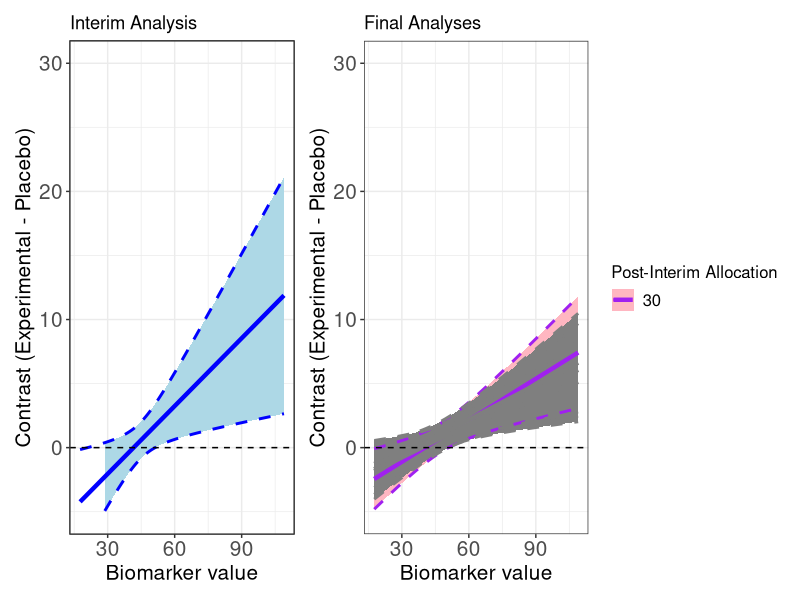

R code for this plot:
SimDataLogistic = function(N, b0, b1, b2, b3, trt, distribution){ 
  
  if(distribution=="gamma"){
    x = matrix(rgamma(N, shape=shape, rate=rate), N, 1)
    p = exp(b0 + b1*(trt) + b2*x*(trt) + b3*x) / (1 + exp(b0 + b1*(trt) + b2*x*(trt) + b3*x)) 
    y = rbinom(N, 1, p)
    mydata  = cbind.data.frame(x,y,p)
    names(mydata) = c("x","y", "p")
    return(list("data"=mydata))
  }
  
  if(distribution=="uniform"){
    x = matrix(runif(N, min = min, max = max), N, 1)
    p = exp(b0 + b1*(trt) + b2*x*(trt) + b3*x) / (1 + exp(b0 + b1*(trt) + b2*x*(trt) + b3*x)) 
    y = rbinom(N, 1, p)
    mydata  = cbind.data.frame(x,y,p)
    names(mydata) = c("x","y", "p")
    return(list("data"=mydata))
  }
}


N.exp = 40
#Number of patients on placebo arm 
N.pbo = 20

b0 <- -0.405
b1 <- -1.428
b2 <- 0.049
b3 <- 0

distribution <- 'gamma'

rate = 0.0827
shape = 650.5434*rate^2

myData.exp = SimDataLogistic(N.exp, b0=b0, b1=b1, b2=b2,b3=b3,trt=1, distribution = distribution)
myData.pbo = SimDataLogistic(N.pbo, b0=b0, b1=b1, b2=b2,b3=b3,trt=0, distribution = distribution)
data=cbind(rbind(myData.exp$data, myData.pbo$data), "trt"=c(rep(1, length(myData.exp$data$x)), rep(0, length(myData.pbo$data$x))))



#Number of patients on placebo arm 
N.pbo = 10
#Total number of patients
myData.pbo2 = SimDataLogistic(N.pbo, b0=b0, b1=b1, b2=b2,b3=b3,trt=0, distribution = distribution)
data2=cbind(rbind(rbind(myData.exp$data), rbind(myData.pbo$data,myData.pbo2$data)), "trt"=c(rep(1, length(myData.exp$data$x)), rep(0, length(myData.pbo2$data$x)+length(myData.pbo$data$x))))


#Number of patients on placebo arm 
N.pbo = 15
#Total number of patients
myData.pbo2 = SimDataLogistic(N.pbo, b0=b0, b1=b1, b2=b2,b3=b3,trt=0, distribution = distribution)
data3=cbind(rbind(rbind(myData.exp$data), rbind(myData.pbo$data,myData.pbo2$data)), "trt"=c(rep(1, length(myData.exp$data$x)), rep(0, length(myData.pbo2$data$x)+length(myData.pbo$data$x))))


#Number of patients on placebo arm 
N.pbo = 20
#Total number of patients
myData.pbo2 = SimDataLogistic(N.pbo, b0=b0, b1=b1, b2=b2,b3=b3,trt=0, distribution = distribution)
data4=cbind(rbind(rbind(myData.exp$data), rbind(myData.pbo$data,myData.pbo2$data)), "trt"=c(rep(1, length(myData.exp$data$x)), rep(0, length(myData.pbo2$data$x)+length(myData.pbo$data$x))))

#Number of patients on placebo arm 
N.pbo = 30
#Total number of patients
myData.pbo2 = SimDataLogistic(N.pbo, b0=b0, b1=b1, b2=b2,b3=b3,trt=0, distribution = distribution)
data5=cbind(rbind(rbind(myData.exp$data), rbind(myData.pbo$data,myData.pbo2$data)), "trt"=c(rep(1, length(myData.exp$data$x)), rep(0, length(myData.pbo2$data$x)+length(myData.pbo$data$x))))



model1 = glm(y ~ x +  trt +  trt*x, data = data, family = binomial)
model2 = glm(y ~ x +  trt +  trt*x, data = data2, family = binomial)
model3 = glm(y ~ x +  trt +  trt*x, data = data3, family = binomial)
model4 = glm(y ~ x +  trt +  trt*x, data = data4, family = binomial)
model5 = glm(y ~ x +  trt +  trt*x, data = data5, family = binomial)


x = seq(min(data$x), max(data$x), length.out = 100) #sequence of biomarker values
pred1 = predict(model1, newdata = data.frame(x, trt = 0), se.fit = TRUE) #predict for values of biomarker under placebo
pred2 = predict(model1, newdata = data.frame(x, trt = 1), se.fit = TRUE)#predict for values of biomarker under experimental

# Calculate the contrast and its confidence interval
contrast = -pred1$fit + pred2$fit #Placebo-Experimental (hence why we do <0)
se.constrat = sqrt(pred1$se.fit^2 + pred2$se.fit^2) #standard error of the difference 
lwr.contrast = contrast - qnorm(1 - 0.025) * se.constrat
upr.contrast = contrast + qnorm(1 - 0.025) * se.constrat
data_contrast_1 <- data.frame(x,contrast,lwr.contrast,upr.contrast)


x2 = seq(min(data2$x), max(data2$x), length.out = 100) #sequence of biomarker values
pred1 = predict(model2, newdata = data.frame(x2, trt = 0), se.fit = TRUE) #predict for values of biomarker under placebo
pred2 = predict(model2, newdata = data.frame(x2, trt = 1), se.fit = TRUE)#predict for values of biomarker under experimental

# Calculate the contrast and its confidence interval
contrast2 = -pred1$fit + pred2$fit #Placebo-Experimental (hence why we do <0)
se.constrat2 = sqrt(pred1$se.fit^2 + pred2$se.fit^2) #standard error of the difference 
lwr.contrast2 = contrast2 - qnorm(1 - 0.025) * se.constrat2
upr.contrast2 = contrast2 + qnorm(1 - 0.025) * se.constrat2
data_contrast_2 <- data.frame(x,contrast2,lwr.contrast2,upr.contrast2)

max_contrast = sample(1:length(x2), 10000, replace=T) #Random samples of the biomarker
min_contrast = sample(1:length(x2), 10000, replace=T) 
diff = contrast2[pmax(min_contrast, max_contrast)] - contrast2[pmin(min_contrast, max_contrast)]
se.diff = sqrt(se.constrat2[min_contrast]^2 + se.constrat2[max_contrast]^2)
# Prob that the Diff bw the contrasts is negative
y = rnorm(10000, mean=diff, sd=se.diff)
P_linear2 =  mean(y > 0)

x3 = seq(min(data3$x), max(data3$x), length.out = 100) #sequence of biomarker values
pred1 = predict(model3, newdata = data.frame(x3, trt = 0), se.fit = TRUE) #predict for values of biomarker under placebo
pred2 = predict(model3, newdata = data.frame(x3, trt = 1), se.fit = TRUE)#predict for values of biomarker under experimental

# Calculate the contrast and its confidence interval
contrast3 = -pred1$fit + pred2$fit #Placebo-Experimental (hence why we do <0)
se.constrat3 = sqrt(pred1$se.fit^2 + pred2$se.fit^2) #standard error of the difference 
lwr.contrast3 = contrast3 - qnorm(1 - 0.025) * se.constrat3
upr.contrast3 = contrast3 + qnorm(1 - 0.025) * se.constrat3
data_contrast_3 <- data.frame(x,contrast3,lwr.contrast3,upr.contrast3)

max_contrast = sample(1:length(x3), 10000, replace=T) #Random samples of the biomarker
min_contrast = sample(1:length(x3), 10000, replace=T) 
diff = contrast3[pmax(min_contrast, max_contrast)] - contrast3[pmin(min_contrast, max_contrast)]
se.diff = sqrt(se.constrat3[min_contrast]^2 + se.constrat3[max_contrast]^2)
# Prob that the Diff bw the contrasts is negative
y = rnorm(10000, mean=diff, sd=se.diff)
P_linear3 =  mean(y > 0)


x4 = seq(min(data4$x), max(data4$x), length.out = 100) #sequence of biomarker values
pred1 = predict(model4, newdata = data.frame(x4, trt = 0), se.fit = TRUE) #predict for values of biomarker under placebo
pred2 = predict(model4, newdata = data.frame(x4, trt = 1), se.fit = TRUE)#predict for values of biomarker under experimental

# Calculate the contrast and its confidence interval
contrast4 = -pred1$fit + pred2$fit #Placebo-Experimental (hence why we do <0)
se.constrat4 = sqrt(pred1$se.fit^2 + pred2$se.fit^2) #standard error of the difference 
lwr.contrast4 = contrast4 - qnorm(1 - 0.025) * se.constrat4
upr.contrast4 = contrast4 + qnorm(1 - 0.025) * se.constrat4
data_contrast_4 <- data.frame(x,contrast4,lwr.contrast4,upr.contrast4)


x5 = seq(min(data5$x), max(data5$x), length.out = 100) #sequence of biomarker values
pred1 = predict(model5, newdata = data.frame(x5, trt = 0), se.fit = TRUE) #predict for values of biomarker under placebo
pred2 = predict(model5, newdata = data.frame(x5, trt = 1), se.fit = TRUE)#predict for values of biomarker under experimental

# Calculate the contrast and its confidence interval
contrast5 = -pred1$fit + pred2$fit #Placebo-Experimental (hence why we do <0)
se.constrat5 = sqrt(pred1$se.fit^2 + pred2$se.fit^2) #standard error of the difference 
lwr.contrast5 = contrast5 - qnorm(1 - 0.025) * se.constrat5
upr.contrast5 = contrast5 + qnorm(1 - 0.025) * se.constrat5
data_contrast_5 <- data.frame(x,contrast5,lwr.contrast5,upr.contrast5)




# ================================
# Overlay plot: interim + final
# ================================
# Rename columns of data_contrast_2
names(data_contrast_2) <- c("x", "contrast", "lwr.contrast", "upr.contrast")
names(data_contrast_3) <- c("x", "contrast", "lwr.contrast", "upr.contrast")
names(data_contrast_4) <- c("x", "contrast", "lwr.contrast", "upr.contrast")
names(data_contrast_5) <- c("x", "contrast", "lwr.contrast", "upr.contrast")


# Add stage labels for plotting
data_contrast_1$stage <- "20"
data_contrast_2$stage <- "30"
data_contrast_3$stage <- "35"
data_contrast_4$stage <- "40"
data_contrast_5$stage <- "50"

df_plot <- rbind(data_contrast_1, data_contrast_2,data_contrast_3,data_contrast_4,data_contrast_5)

library(ggplot2)
library(patchwork)

# Interim plot (left)
p_interim <- ggplot(subset(df_plot, stage=="20"), aes(x=x, y=contrast, color=stage, fill=stage)) +
  geom_ribbon(aes(ymin=lwr.contrast, ymax=upr.contrast), alpha=1, color=NA) +
  geom_line(size=1.5) +
  geom_line(aes(y=lwr.contrast), linetype="dashed", size=1) +
  geom_line(aes(y=upr.contrast), linetype="dashed", size=1) +
  geom_hline(yintercept=0, linetype=2, color="black") +
  xlab("Biomarker value") +
  ylab("Contrast (Experimental - Placebo)") +
  scale_color_manual(values=c("20"="blue")) +
  scale_fill_manual(values=c("20"="lightblue")) +
  theme_bw() +
  theme(axis.text=element_text(size=15),
        axis.title=element_text(size=15),
        legend.position="none") +
  ggtitle("Interim Analysis")+ylim(-5,30)

# Final + Final 2 plot (right, overlaid)
p_final_overlay <- ggplot(subset(df_plot, stage %in% c("30", "35","40","50")), 
                          aes(x=x, y=contrast, color=stage, fill=stage)) +
  geom_ribbon(aes(ymin=lwr.contrast, ymax=upr.contrast), alpha=1, color=NA) +
  geom_line(size=1.5) +
  geom_line(aes(y=lwr.contrast), linetype="dashed", size=1) +
  geom_line(aes(y=upr.contrast), linetype="dashed", size=1) +
  geom_hline(yintercept=0, linetype=2, color="black") +
  xlab("Biomarker value") +
  ylab("Contrast (Experimental - Placebo)") +
  scale_color_manual(
    name="Post-Interim Allocation", # Legend title
    values=c("30"="purple", "Final 2"="orange"),
    labels=c("30", "35","40","50") # Legend labels
  ) +
  scale_fill_manual(
    name="Post-Interim Allocation", # Legend title
    values=c("30"="lightpink", "Final 2"="lightyellow"),
    labels=c("30", "35","40","50")
  ) +
  theme_bw()  +
  theme(axis.text=element_text(size=15),
        axis.title=element_text(size=15),
        legend.title=element_text(size=12),
        legend.text=element_text(size=12)) +
  ggtitle("Final Analyses")+ylim(-5,30)

# Combine side by side
combined_plot <- p_interim | p_final_overlay
print(combined_plot)



# Interim plot (left)
p_interim <- ggplot(df_plot, aes(x=x, y=contrast, color=stage, fill=stage)) +
  geom_ribbon(aes(ymin=lwr.contrast, ymax=upr.contrast), alpha=1, color=NA) +
  geom_line(size=1.5) +
  geom_line(aes(y=lwr.contrast), linetype="dashed", size=1) +
  geom_line(aes(y=upr.contrast), linetype="dashed", size=1) +
  geom_hline(yintercept=0, linetype=2, color="black") +
  xlab("Biomarker value") +
  ylab("Contrast (Experimental - Placebo)") +
  scale_color_manual(values=c("20"="blue")) +
  scale_fill_manual(values=c("20"="lightblue")) +
  theme_bw() +
  theme(axis.text=element_text(size=15),
        axis.title=element_text(size=15),
        legend.position="none") +
  ggtitle("Interim Analysis")+ylim(-5,30)
